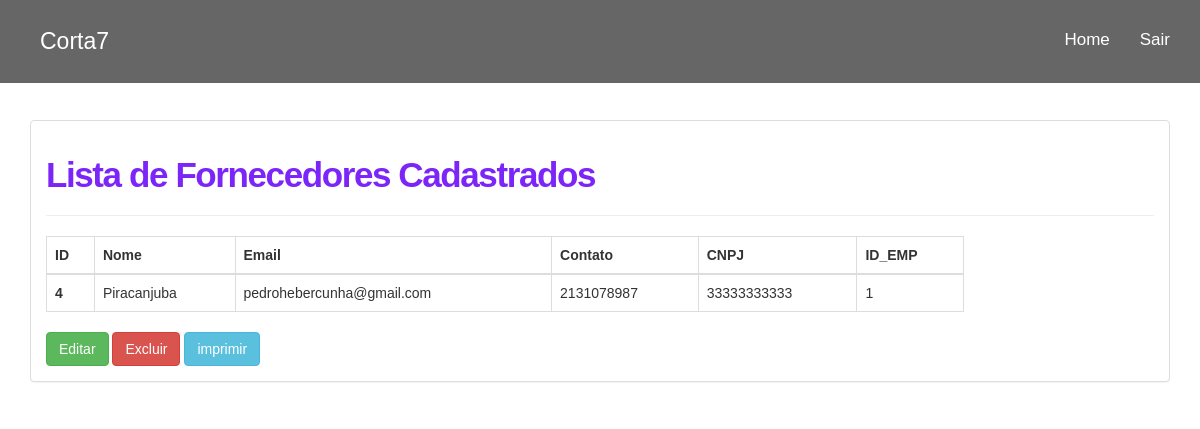
The page /fornecedorescadastrados.php (signed in) on the database its author committed.
### tables this page shows
CREATE TABLE `tbfornecedor` (
  `id_fornecedor` int(11) NOT NULL,
  `nome_fornecedor` varchar(100) DEFAULT NULL,
  `emailfornecedor` varchar(100) NOT NULL,
  `fonefornecedor` varchar(15) NOT NULL,
  `cnpjfornecedor` varchar(11) NOT NULL,
  `fk_empresa` int(11) NOT NULL
);

### fornecedorescadastrados.php (the view, shortened to what this page needs)
<!DOCTYPE html>
<html lang="pt-br">
<head>
  <link href="bootstrap/css/bootstrap.min.css" rel="stylesheet">
  <link href="estilo.css" rel="stylesheet">
  </head>
  <body>
    <nav class="navbar navbar-fixed-top navbar-inverse navbar-transparente">
      <div class="container">
        <div class="navbar-header">
        <div class="site-logo">
          <a href="index.php">Corta7</a>
        </div>
      </div>
      <div class="collapse navbar-collapse" id="barra-navegacao">
        <ul class="nav navbar-nav navbar-right">
          <li><a href="home.php">Home</a></li>
          <li><a href="sair.php">Sair</a></li>
        </ul>
      </div>
    </div>
  </nav>
  <div class="container">
    <br /><br />
    <br /><br />
    <br /><br />
    <div id="d">
    <div class="panel panel-default">
     <div class="panel-body">
      <h3 style="font-size: 35px;
      font-weight: 700;
      letter-spacing: -0.04em; color: #7c25f8;">Lista de Fornecedores Cadastrados </h3>
      <hr />
      <div class="row justify-content-center mb-6">
        <div class="col-sm-12 col-md-10 col-gl-8">
          <?php
          $objDb = new db();
          $link = $objDb->conecta_mysql();
          $iduser =  $_SESSION['id_usuario'];
          $sqlprim = "SELECT * FROM tbempresa WHERE idempresa = '$iduser'";
          $resultado_idprim = mysqli_query($link, $sqlprim);
          $dados_func = mysqli_fetch_array($resultado_idprim);
          $funcempresa = $dados_func['idempresa'];
          $sql = "SELECT * FROM tbfornecedor WHERE fk_empresa = '$funcempresa' ORDER BY id_fornecedor ASC";
          $resultado_func = mysqli_query($link, $sql);
          if(($resultado_func) AND ($resultado_func->num_rows != 0)){
            ?>
            <table class="table table-bordered table-hover">
             <thead>
               <tr>
                <th >ID</th>
                <th >Nome</th>
                <th >Email</th>
                <th >Contato</th>
                <th >CNPJ</th>
                <th >ID_EMP</th>
              </tr>
            </thead>
            <tbody>
              <?php
              while($row_func = mysqli_fetch_array($resultado_func)){
                ?>
                <tr>
                  <th><?php echo $row_func['id_fornecedor']; ?></th>
                  <td><?php echo $row_func['nome_fornecedor']; ?></td>
                  <td><?php echo $row_func['emailfornecedor']; ?></td>
                  <td><?php echo $row_func['fonefornecedor']; ?></td>
                  <td><?php echo $row_func['cnpjfornecedor']; ?></td>
                  <td><?php echo $row_func['fk_empresa']; ?></td>
                </tr>
              <?php   }  ?>
            </tbody>
          </table>
          <a tabindex="0" class="btn btn-success" role="button" data-toggle="popover" data-placement="right" data-trigger="focus" href="editarfornecedores.php"
          title="Editar Fornecedores">Editar</a>
          <a tabindex="0" class="btn btn-danger" role="button" data-toggle="popover" data-placement="right" data-trigger="focus" href="excluirfornecedor.php"
          title="Excluir Fornecedores">Excluir</a>
          <input type="button" class="btn btn-info" value="imprimir" name="imprimir" onclick="imprime()">
          <?php
        }else{
          echo "<div class='alert alert-danger' role='alert'>Nenhum Fornecedor encontrado!</div>";
        }
        ?>
      </div>
    </div>
  </div>
</div>
</div>
</div>
</body>
</html>

### estilo.css (style rules this page uses)
html, body, .capa { height: 100%; }
body { background: url('imagens/capa4.jpg'); background-attachment: fixed; font-family: Helvetica,Arial,sans-serif; overflow-x: hidden; }
nav.navbar-transparente { padding: 15px 0px; background: rgba(0, 0, 0, 0.6); border: none; }
.site-logo { margin: 5px 5px; padding: 5px 5px; font-size: 23px; }
.site-logo a { color: #fff; text-decoration:none; }
#barra-navegacao { font-size: 17px; }
.navbar-inverse .navbar-nav>li>a { color: white; }
.navbar-inverse .navbar-nav>li>a, footer .nav a { color: white; }
h3 { font-size: 35px; font-weight: 700; letter-spacing: -0.04em; }

### rows shown on the page
tbfornecedor: id_fornecedor "4", nome_fornecedor "Piracanjuba", emailfornecedor "pedrohebercunha@gmail.com", fonefornecedor "2131078987", cnpjfornecedor "33333333333", fk_empresa "1"
